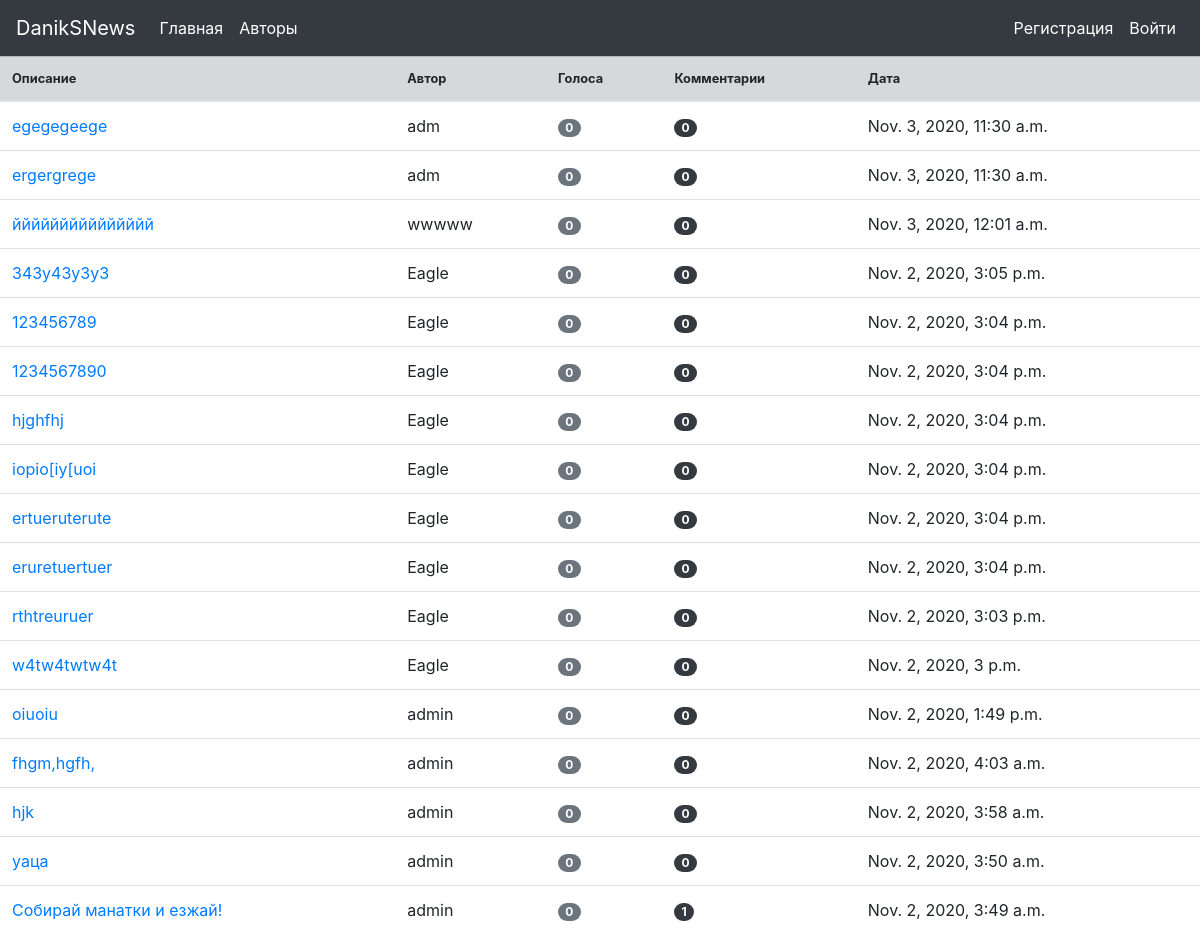
The app's page /article/, older data.
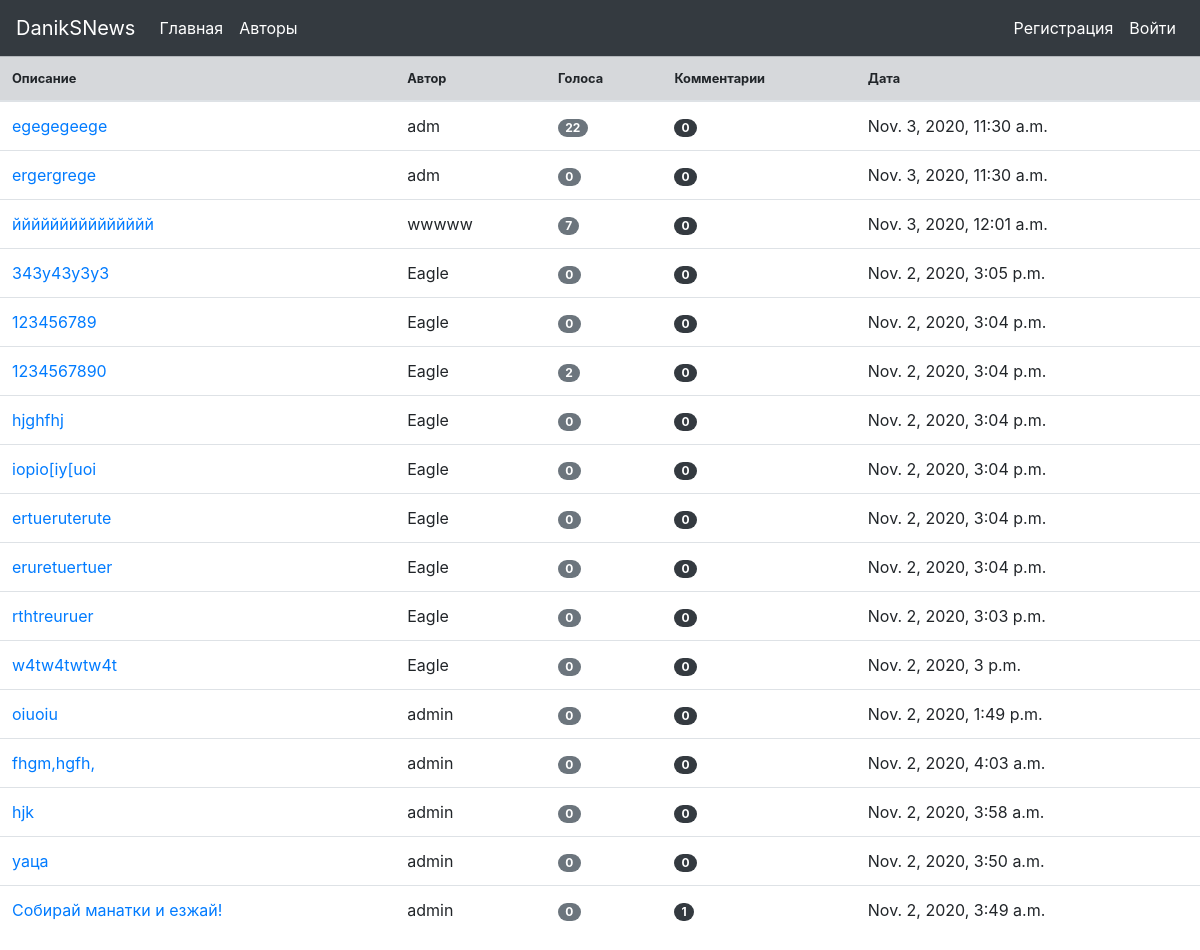
The same page, newer data.
### article/models.py (models this page shows, shortened)
class Article(models.Model):
    title = models.CharField(max_length=255, verbose_name='Название')
    text = models.TextField(max_length=5000, verbose_name='Содержание')
    author = models.ForeignKey(User, max_length=255, verbose_name='Автор', on_delete=models.CASCADE)
    data = models.DateTimeField(auto_now_add=True)
    slug = models.SlugField(max_length=255, blank=True)
    likes = models.IntegerField(default=0)
    dislikes = models.IntegerField(default=0)
    def get_absolute_url(self):
        return reverse('article_detail_url', kwargs={'slug': self.slug})

### article/views.py (the view)
# urls.py: path('', index, name='index'),
def index(request):
    articles = Article.objects.order_by('-data')
    list_of_data = []
    for article in articles:
        num_votes = 0
        tmp = (article, article.comment_set.count(), article.likes + article.dislikes)
        list_of_data.append(tmp)
    context = {
        'list_of_data': list_of_data,
    }
    return render(request, 'article/index.html', context=context)

### article/templates/article/index.html
{% extends 'base.html' %}
{% block content %}
        <table class="table ">
            <thead class="">
            <tr class="table-secondary small">
                <th scope="col">Описание</th>
                <th scope="col">Автор</th>
                <th scope="col">Голоса</th>
                <th scope="col">Комментарии</th>
                <th scope="col">Дата</th>
            </tr>
            </thead>
            <tbody>
            {% for article, com_num, vote_num in list_of_data %}
                <tr>
                    <td><a href="{{ article.get_absolute_url }}"
                           class="text-black">{{ article.title|truncatechars:60 }}</a></td>
                    <td>{{ article.author }}</td>
                    <td><span class="badge badge-secondary badge-pill">{{ vote_num }}</span></td>
                    <td><span class="badge badge-dark badge-pill">{{ com_num }}</span></td>
                    <td>{{ article.data }}</td>
                </tr>
            {% endfor %}
            </tbody>
        </table>
{% endblock %}

Row changes from the older to the newer data that the page shows:
changed Article "egegegeege": id "0" → "22"
changed Article "ййййййййййййййй": vote_num "0" → "7"
changed Article (number 6 of 17 on the later page): vote_num "0" → "2"
